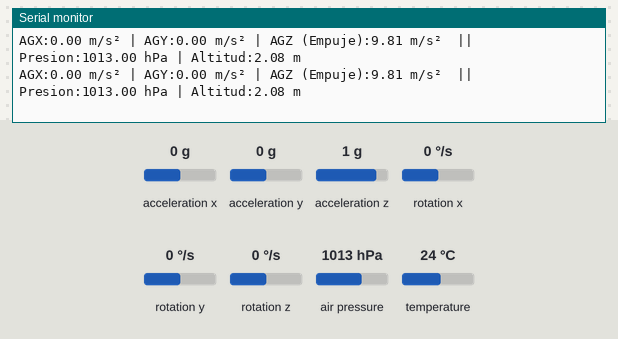
The sketch below on a simulated Arduino Uno, built with avr-gcc and run on an emulated ATmega328P. Shown: the last lines printed to the serial monitor. Inputs (shaded band) come from the test bench; at power-on: acceleration x 0 g, acceleration y 0 g, acceleration z 1 g, air pressure 1013 hPa, rotation x 0 °/s, rotation y 0 °/s, rotation z 0 °/s, temperature 24 °C.

Above: at 1.2 s.
1.3 s: acceleration x set to -1.4 g
At 1.31 s:
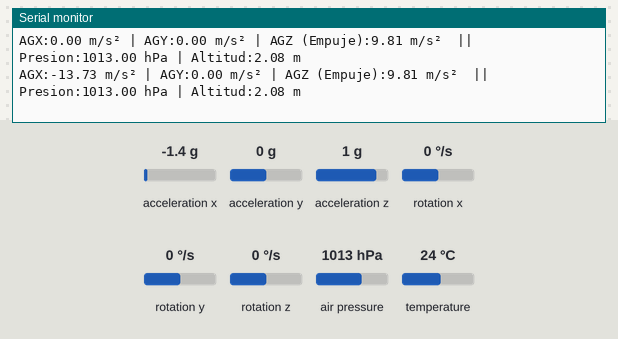
2.8 s: acceleration y set to -1.4 g
At 2.82 s:
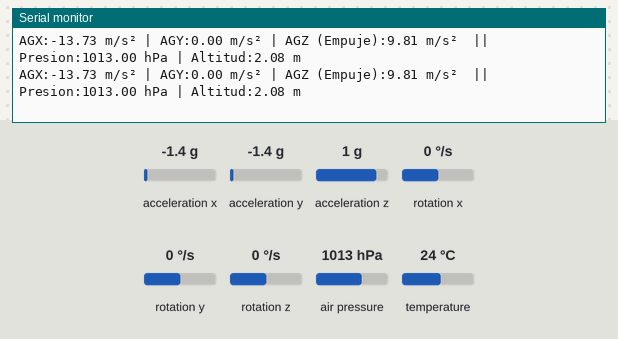
4.3 s: acceleration z set to -1.4 g
At 4.34 s:
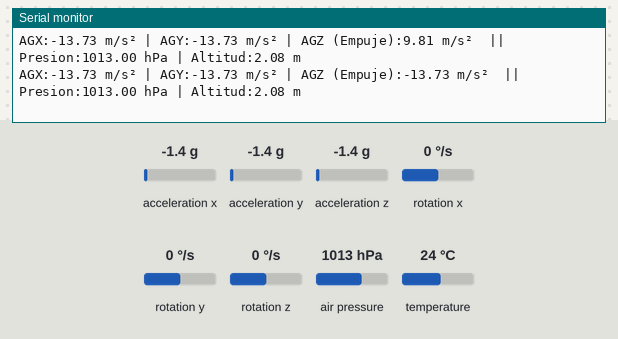
5.8 s: air pressure set to 1048 hPa
At 5.86 s:
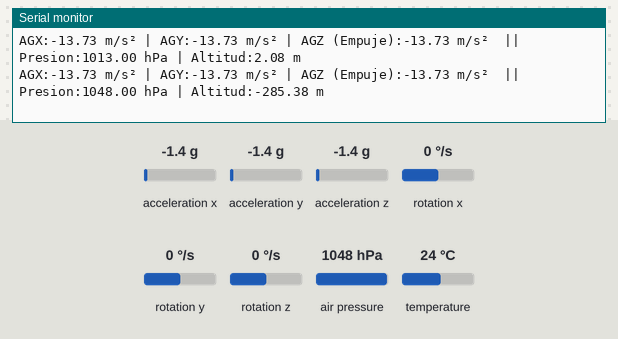

The sketch:

Medicion_1.ino
```cpp
#include <Wire.h>
#include <Adafruit_MPU6050.h>
#include <Adafruit_BMP280.h>
#include <Adafruit_Sensor.h>

Adafruit_MPU6050 mpu;
Adafruit_BMP280 bmp; // Usará el bus I2C por defecto

void setup() {
  Serial.begin(115200);
  while (!Serial);

  Serial.println("\n--- Inicializando Aviónica del Cohete ---");

  // 1. Inicializar MPU6050 (0x68)
  if (!mpu.begin(0x68)) {
    Serial.println("¡Error! No se pudo encontrar el MPU6050. Revisa el cableado.");
    while (1) delay(10);
  }
  Serial.println("-> MPU6050 listo (Dirección 0x68)");

  // 2. Inicializar BMP280 (0x77)
  if (!bmp.begin(0x76)) {
    Serial.println("¡Error! No se pudo encontrar el BMP280. Revisa el cableado.");
    while (1) delay(10);
  }
  Serial.println("-> BMP280 listo (Dirección 0x77)");

  // Configuraciones óptimas para cohetería (Muestreo rápido)
  mpu.setAccelerometerRange(MPU6050_RANGE_16_G); // Rango de hasta 16G para soportar la aceleración inicial
  mpu.setFilterBandwidth(MPU6050_BAND_21_HZ); // Filtro digital para reducir ruido de vibraciones

  bmp.setSampling(Adafruit_BMP280::MODE_NORMAL,     /* Modo de operación. */
                  Adafruit_BMP280::SAMPLING_X2,     /* Temp. oversampling */
                  Adafruit_BMP280::SAMPLING_X16,    /* Presión oversampling (Mayor precisión de altitud) */
                  Adafruit_BMP280::FILTER_X16,      /* Filtro IIR para suavizar picos por viento */
                  Adafruit_BMP280::STANDBY_MS_1);   /* Tiempo de espera mínimo */
}

void loop() {
  // --- Lectura del MPU6050 ---
  sensors_event_t a, g, temp_mpu;
  mpu.getEvent(&a, &g, &temp_mpu);

  // --- Lectura del BMP280 ---
  float presion = bmp.readPressure() / 100.0F; // Convertimos a hPa
  float altitud = bmp.readAltitude(1013.25);   // Altitud basada en presión estándar al nivel del mar (ajustable)

  // --- Imprimir Datos en Consola ---
  Serial.print("AGX:"); Serial.print(a.acceleration.x); Serial.print(" m/s² | ");
  Serial.print("AGY:"); Serial.print(a.acceleration.y); Serial.print(" m/s² | ");
  Serial.print("AGZ (Empuje):"); Serial.print(a.acceleration.z); Serial.print(" m/s²");
  Serial.print("  ||  ");
  Serial.print("Presion:"); Serial.print(presion); Serial.print(" hPa | ");
  Serial.print("Altitud:"); Serial.print(altitud); Serial.println(" m");

  delay(100); // Muestreo cada 100ms para pruebas en banco. En vuelo será menor.
}
```

Measured:
- after the input at 1.3 s, the serial monitor: prints a new line at once (image 1)
- after the input at 4.3 s, the serial monitor: prints a new line at once (image 3)
- after the input at 5.8 s, the serial monitor: prints a new line after 0.06 s (image 4)
